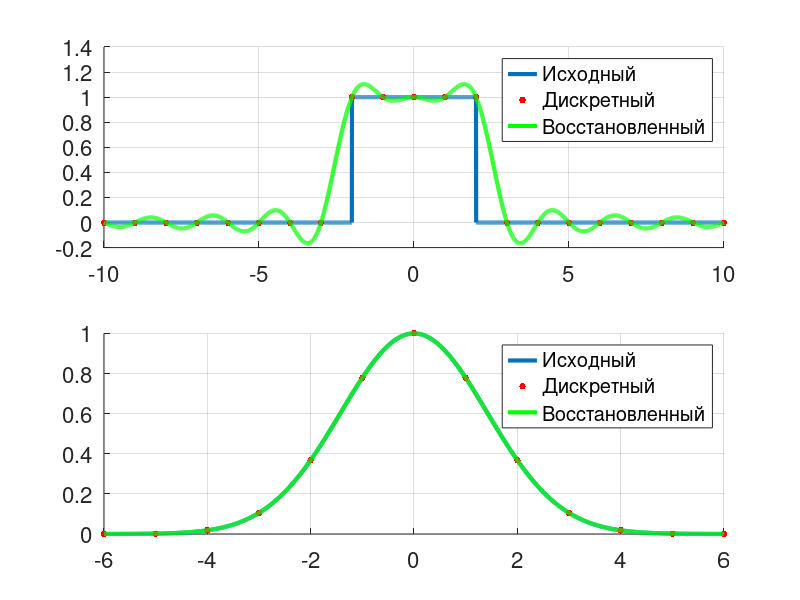

The MATLAB source for this figure:
% Исходные сигналы
step = 0.005;
% Гаусса
sigma_num = 3;
sigma = 2;
x_gauss = -sigma_num * sigma:step:sigma_num * sigma;
u_gauss = exp(- x_gauss.^2 / sigma.^2);
% Прямоугольный
indent = 8;
L = 2;
x_rect = -L - indent:step:L + indent;
u_rect = zeros(size(x_rect))
u_rect(abs(x_rect / L) <= 1) = 1;

% Дикретизация
delta_x = 1;
% Гаусс
x_gauss_descr = -sigma_num * sigma:delta_x:sigma_num * sigma;
u_gauss_descr = exp(- x_gauss_descr.^2 / sigma.^2);
% Прямоугольный
x_rect_descr = -L - indent:delta_x:L + indent;
u_rect_descr = zeros(size(x_rect_descr))
u_rect_descr(abs(x_rect_descr / L) <= 1) = 1;

% Восстановление сигнала
function [restored]=restore_signal(x_restored, x_discr, discr, delta_x)
  restored = zeros(size(x_restored));
  disp("size restored")
  disp(size(restored))
  for i = 1:length(x_restored)
    for j = 1:length(discr)
      % sinc(x) = sin(pi * x) / (pi * x)
      restored(i) = restored(i) + discr(j) * sinc(delta_x * (x_restored(i) - x_discr(j)));
    endfor
  endfor
end

u_gauss_restored = restore_signal(x_gauss, x_gauss_descr, u_gauss_descr, delta_x);
u_gauss_restored;
u_rect_restored = restore_signal(x_rect, x_rect_descr, u_rect_descr, delta_x);

% Графики
f = figure();
set(0, "defaultlinelinewidth", 3, "defaultaxesfontsize", 16);

% Гаусс
subplot(2, 1, 2);
hold on;
grid on;
plot(x_gauss, u_gauss);
plot(x_gauss_descr, u_gauss_descr, ".r", "markersize", 15);
plot(x_gauss, u_gauss_restored, "g");
legend("Исходный", "Дискретный", "Восстановленный");

% Прямоугольный
subplot(2, 1, 1);
hold on;
grid on;
plot(x_rect, u_rect);
plot(x_rect_descr, u_rect_descr, ".r", "markersize", 15);
plot(x_rect, u_rect_restored, "g");
legend("Исходный", "Дискретный", "Восстановленный");
